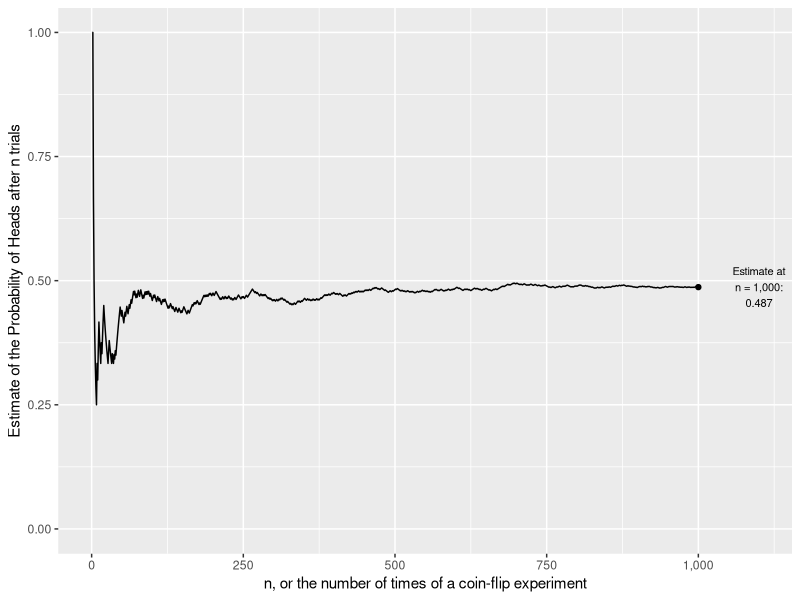
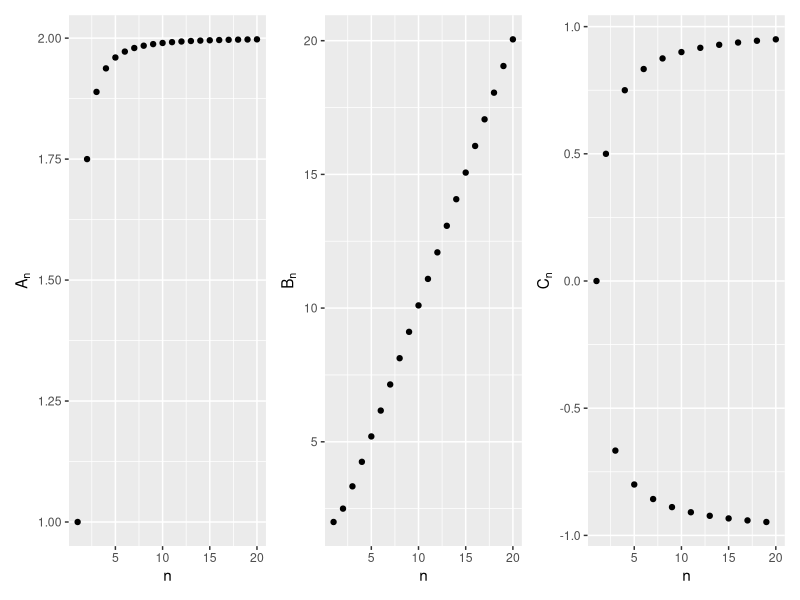
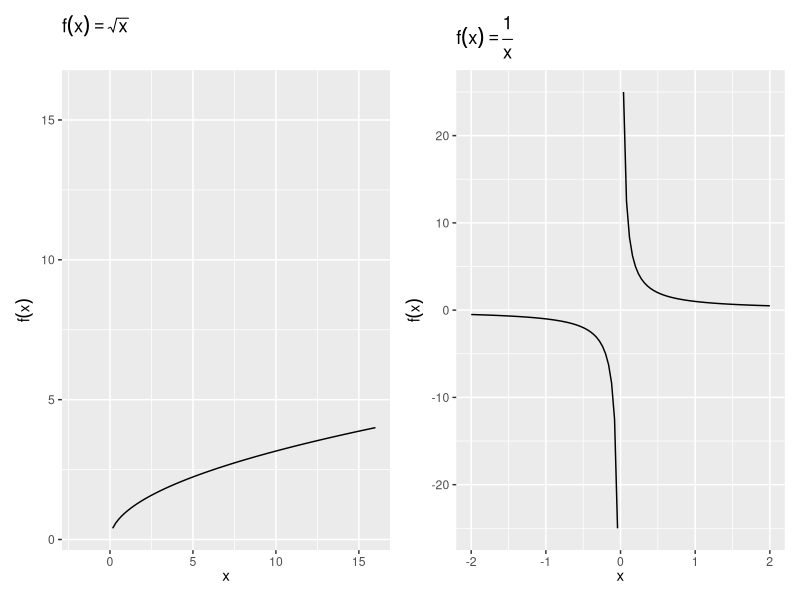
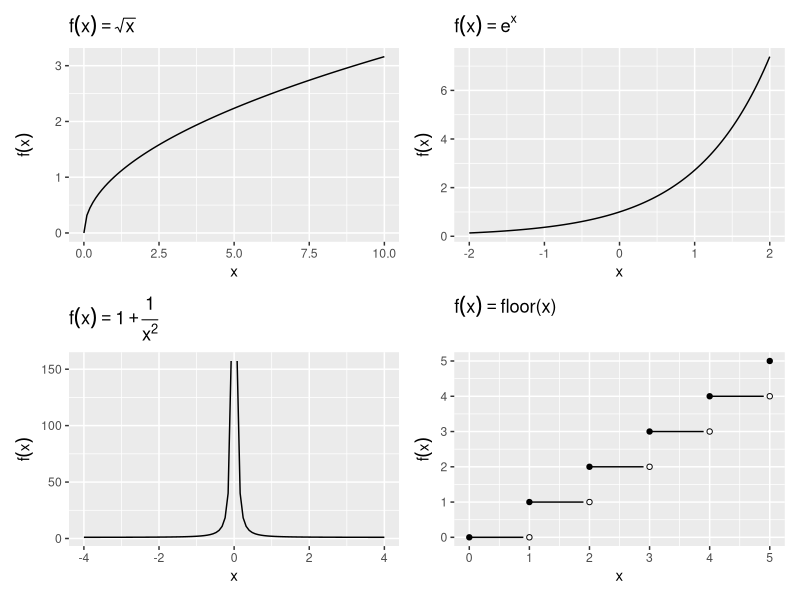
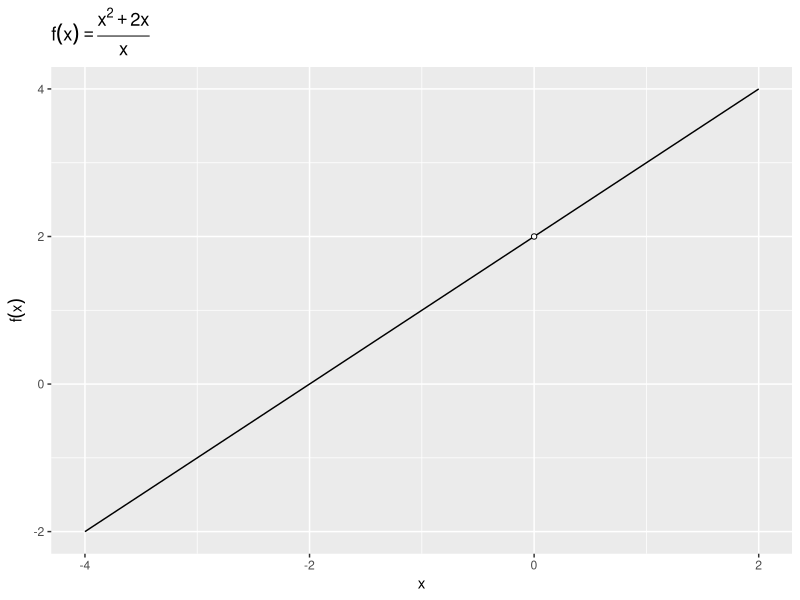

The R script that drew these images, in order:
## ---- chunk 1
library(ggplot2)
library(tibble)
library(scales)
library(glue)
library(patchwork)
## ---- chunk 2
set.seed(02138)
n <- 1e3
Xs <- rbinom(n = n, size = 1, prob = 0.5)
means <- cumsum(Xs) / 1:n

ggplot(tibble(n = 1:n, estimate = means), aes(x = n, y = estimate)) +
  geom_line() +
  scale_x_continuous(labels = comma, limit = c(0, n*1.1), breaks = seq(0, n, length.out = 5)) +
  scale_y_continuous(limits = c(0, 1)) +
  annotate(geom = "text", x = 1.1*n, y = means[n], label = glue("Estimate at\nn = {comma(n)}", ":\n", means[n]), size = 2.8) +
  annotate(geom = "point", x = n, y = means[n]) +
  labs(x = "n, or the number of times of a coin-flip experiment", 
       y =  "Estimate of the Probability of Heads after n trials")
## ---- chunk 3
seq <- 1:20
df <- tibble(n = seq, A = 2 - 1/(seq^2), B = (seq^2 + 1)/(seq), C = (-1)^seq * (1 - 1/seq))

g0 <- ggplot(df, aes(x = n, y = A)) + geom_point()

gA <- g0 + labs(y = expression(A[n]))
gB <- g0 + aes(y = B) + labs(y = expression(B[n]))
gC <- g0 + aes(y = C) + labs(y = expression(C[n]))

gA + gB + gC + plot_layout(nrow = 1)

## ---- chunk 4
range1 <- tibble::tibble(x = c(-2, 16))
range2 <- tibble::tibble(x = c(-2, 2))


fx1 <- ggplot(range1, aes(x = x)) +
  stat_function(fun = function(x) sqrt(x), size = 0.5) +
  labs(x = expression(x), y = expression(f(x)), title = expression(f(x)==sqrt(x))) +
  expand_limits(y = max(range1$x))

fx2 <- ggplot(range2, aes(x = x)) +
  stat_function(fun = function(x) ifelse(x == 0, NA, 1/x), size = 0.5) +
  labs(x = expression(x), y = expression(f(x)), title = expression(f(x)==frac(1,x)))

p = fx1 + fx2 + plot_layout(nrow = 1)
p
## ---- chunk 5
range1 <- tibble(x = c(0, 10))
range2 <- tibble(x = c(-2, 2))
range3 <- tibble(x = c(-4, 4))
range4 <- tibble(x = c(0, 5))


fx1 <- ggplot(range1, aes(x = x)) +
  stat_function(fun = function(x) sqrt(x), size = 0.5) +
  labs(y = expression(f(x)), title = expression(f(x)==sqrt(x)))

fx2 <- ggplot(range2, aes(x = x)) +
  stat_function(fun = function(x) exp(x), size = 0.5) +
  labs(y = expression(f(x)), title = expression(f(x)==e^x))

fx3 <- ggplot(range3, aes(x = x)) +
  stat_function(fun = function(x) ifelse(x == 0, NA, 1 + 1/(x^2)), size = 0.5) +
  labs(y = expression(f(x)), title = expression(f(x)==1+frac(1,x^2)))

fx4 <- ggplot(range4, aes(x = x)) +
  stat_function(fun = function(x) ifelse(1 - (x %% 1) < 9e-2, NA, floor(x)), size = 0.5) +
  geom_point(data = tibble(x = 0:5, y = 0:5), aes(y = y), pch = 19) +
  geom_point(data = tibble(x = 1:5, y = (1:5) - 1), aes(y = y), pch = 21, fill = "white") +
  labs(y = expression(f(x)), title = expression(f(x)==plain("floor(x)")))



fx1 + fx2 + fx3 + fx4 + plot_layout(ncol = 2)
## ---- chunk 6

## ---- chunk 7
range0 <- tibble(x = c(-4, 2))

ggplot(range0, aes(x = x)) +
  stat_function(fun = function(x) ifelse(x == 0, NA, (x^2 + 2*x)/(x)), size = 0.5) +
  labs(y = expression(f(x)), title = expression(f(x)==frac(x^2+2*x, x))) +
    geom_point(data = tibble(x = 0, y = 2), aes(y = y), pch = 21, fill = "white")
